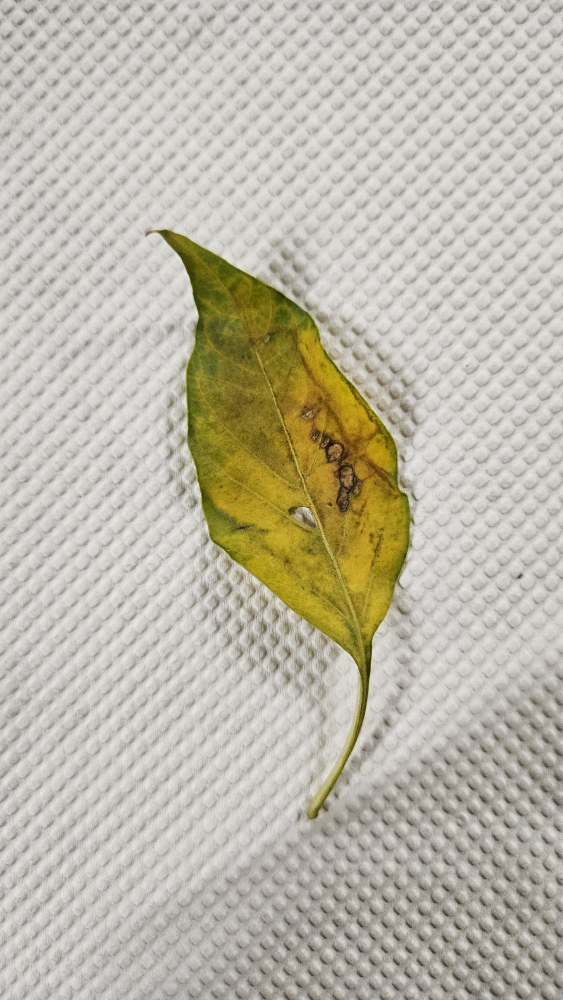
#> input picture DataSets/ChilliDataset/Chilli__BacterialSpots/20250204_194716.jpg, 2252 x 4000 px (shown at 1/4 size); its folder holds only this picture in this run
$ python -i cropImage.py   (imports and definitions only)
#> lines starting #> are read from the running program, lines starting #| are printed output that depends on the picture; after the words box and inside, x2 and y2 are one past the last pixel; in counts of white or black regions, pixels touching at a corner belong together
import cv2
import numpy as np
import os

def crop_and_resize_image(image_path, output_path, output_size=(256, 256)):
    # Load the image
#> called with output_path = 'out.png', output_size = (256, 256)
    image = cv2.imread(image_path)
#> image is the input picture: shape (4000, 2252, 3); mean B, G, R 170.2, 184.7, 189.1

    if image is None:
        print(f"Error: Unable to load image {image_path}")
        return

    # Convert to grayscale
    gray = cv2.cvtColor(image, cv2.COLOR_BGR2GRAY)
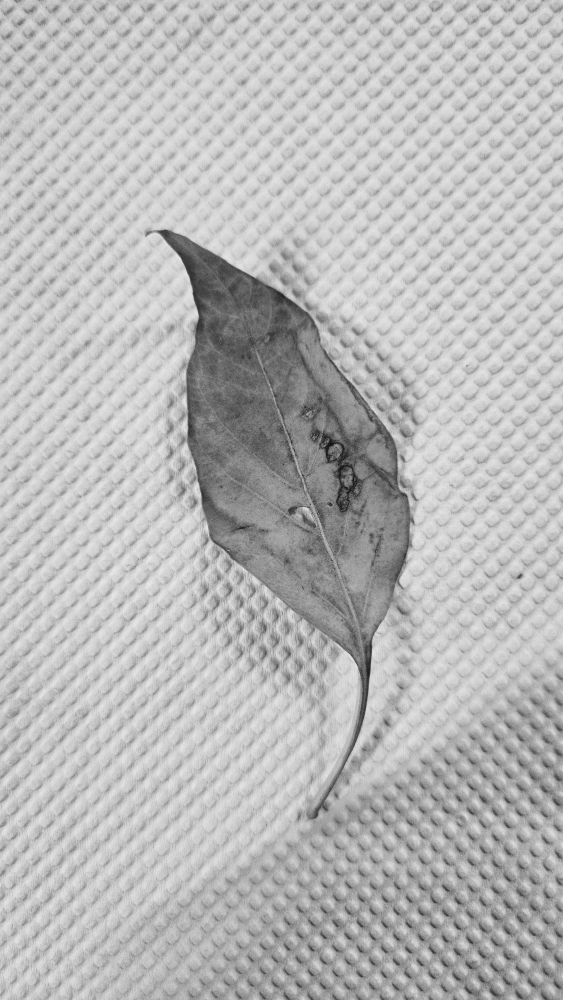
#> gray: shape (4000, 2252) (shown at 1/4 size); min 2, max 252, mean 184.3

    # Threshold the image to create a binary mask
    _, thresh = cv2.threshold(gray, 240, 255, cv2.THRESH_BINARY_INV)
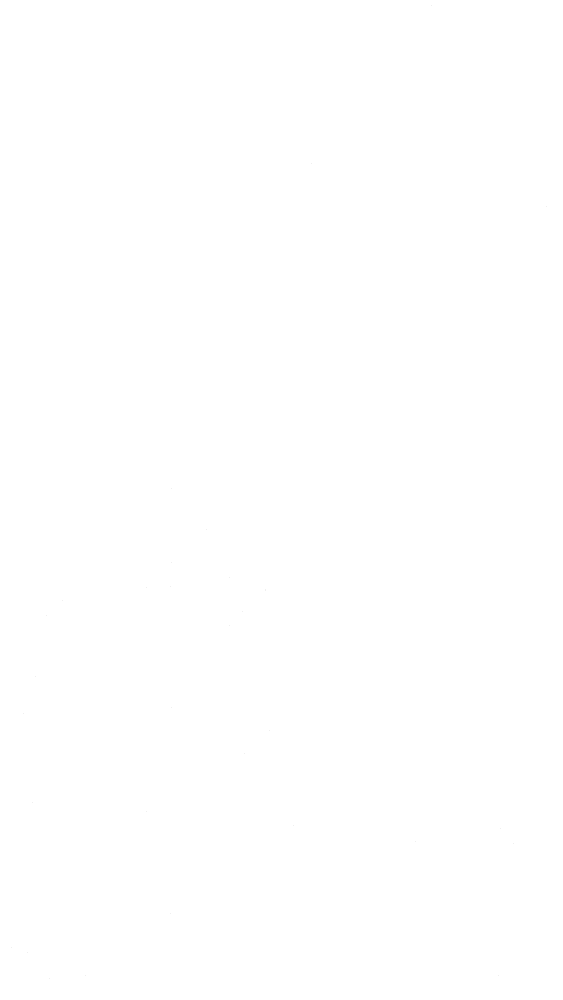
#> thresh: shape (4000, 2252) (shown at 1/4 size); 100% white; black in thin lines or dots

    # Find contours of the leaf
    contours, _ = cv2.findContours(thresh, cv2.RETR_EXTERNAL, cv2.CHAIN_APPROX_SIMPLE)
#> contours = [[[0, 0], [0, 3999], [2251, 3999], [2251, 0]]]

    if contours:
        # Get the bounding box of the largest contour (assuming it's the leaf)
        c = max(contours, key=cv2.contourArea)
#> c = [[0, 0], [0, 3999], [2251, 3999], [2251, 0]]
        x, y, w, h = cv2.boundingRect(c)
#> x = 0; y = 0; w = 2252; h = 4000

        print(f"Bounding box of leaf: x={x}, y={y}, w={w}, h={h}")
#| Bounding box of leaf: x=0, y=0, w=2252, h=4000

        # Crop the image to the bounding box
        cropped_image = image[y:y+h, x:x+w]

        # Calculate scaling ratio to fit the leaf into the 256x256 size
        crop_h, crop_w = cropped_image.shape[:2]
#> crop_h = 4000; crop_w = 2252
        scale = min(output_size[0] / crop_w, output_size[1] / crop_h)
#> scale = 0.064

        # Resize the cropped image while maintaining aspect ratio
        resized_image = cv2.resize(cropped_image, (int(crop_w * scale), int(crop_h * scale)))
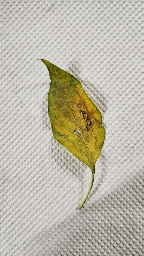
#> resized_image: shape (256, 144, 3); mean B, G, R 170.2, 184.6, 189

        # Create a blank canvas of the desired output size
        canvas = np.ones((output_size[1], output_size[0], 3), dtype=np.uint8) * 255  # White canvas

        # Calculate the center position to place the resized image
        start_x = (output_size[0] - resized_image.shape[1]) // 2
#> start_x = 56
        start_y = (output_size[1] - resized_image.shape[0]) // 2
#> start_y = 0

        # Place the resized image onto the canvas
        canvas[start_y:start_y + resized_image.shape[0], start_x:start_x + resized_image.shape[1]] = resized_image
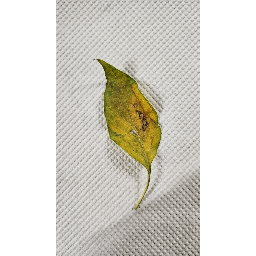
#> canvas: shape (256, 256, 3); mean B, G, R 207.3, 215.4, 217.9

        # Save the final image
        cv2.imwrite(output_path, canvas)

        print(f"Cropped and resized image saved to {output_path}")
    else:
        print(f"No leaf detected in the image: {image_path}")

# Recursively process all images in subfolders
def process_images_in_folders(input_folder, output_folder, output_size=(256, 256)):
    # Loop through the files and subfolders in the input folder
    for root, dirs, files in os.walk(input_folder):
        # Create corresponding output subfolders
        for dir_name in dirs:
            output_subfolder = os.path.join(output_folder, os.path.relpath(os.path.join(root, dir_name), input_folder))
            if not os.path.exists(output_subfolder):
                os.makedirs(output_subfolder)

        # Process image files in the current folder
        for file_name in files:
            if file_name.endswith(('.jpg', '.jpeg', '.png')):  # Add other image formats if necessary
                input_image_path = os.path.join(root, file_name)
                relative_path = os.path.relpath(input_image_path, input_folder)
                output_image_path = os.path.join(output_folder, relative_path)

                # Ensure the output directory exists
                output_dir = os.path.dirname(output_image_path)
                if not os.path.exists(output_dir):
                    os.makedirs(output_dir)

                # Crop, resize, and save the image
                crop_and_resize_image(input_image_path, output_image_path, output_size)

input_folder = r'D:\mehrs\VScode(projects)\miniProject\New folder\ChilliDataset'
output_folder = r'D:\mehrs\VScode(projects)\miniProject\New folder\ChilliDataSet1'

# Ensure output folder exists
# [7 lines not run here, left out]

>>> result = crop_and_resize_image('../DataSets/ChilliDataset/Chilli__BacterialSpots/20250204_194716.jpg', 'out.png')

$ run again, on DataSets/ChilliDataset/Chilli__BacterialSpots/20250204_194740.jpg
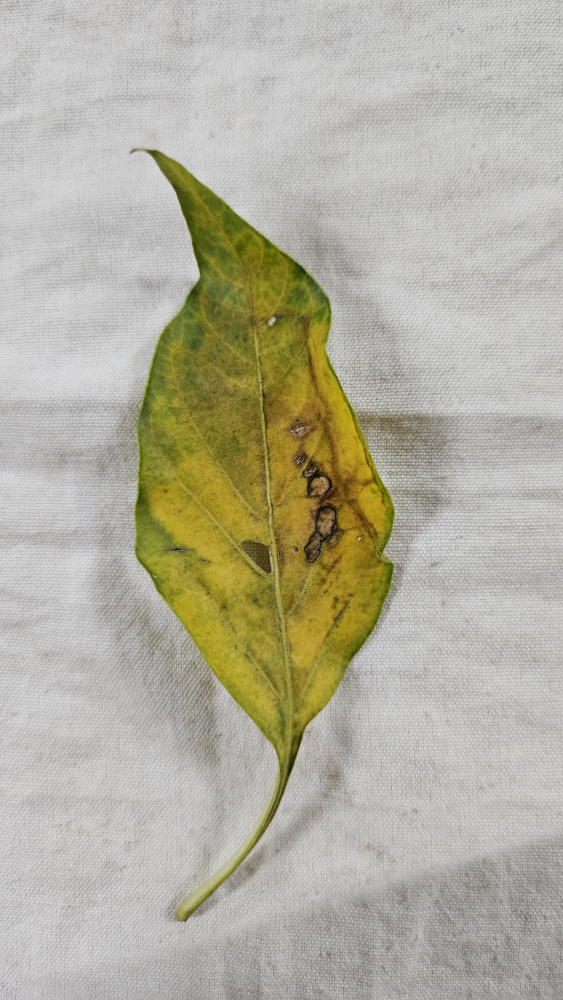
#> input picture DataSets/ChilliDataset/Chilli__BacterialSpots/20250204_194740.jpg, 2252 x 4000 px (shown at 1/4 size)
#> in crop_and_resize_image, image is the input picture: shape (4000, 2252, 3); mean B, G, R 159.3, 175.9, 178.6
#> in crop_and_resize_image, `gray = cv2.cvtColor(image, cv2.COLOR_BGR2GRAY)`:
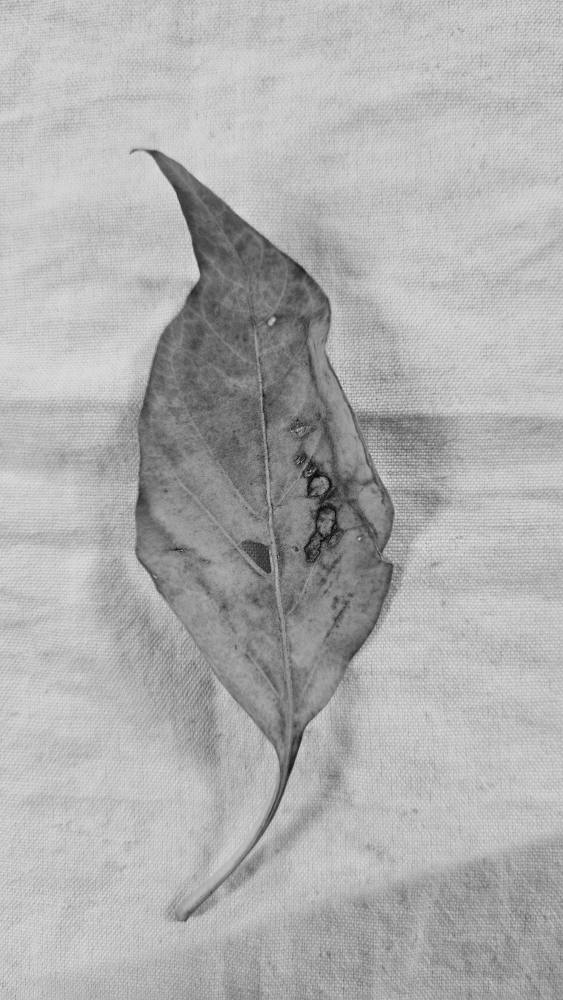
#> gray: shape (4000, 2252) (shown at 1/4 size); min 1, max 243, mean 174.9
#> thresh: shape (4000, 2252); 100% white; black in thin lines or dots, all inside (x1, y1, x2, y2) = (1206, 1710, 1207, 1711)
#> contours = [[[0, 0], [0, 3999], [2251, 3999], [2251, 0]]]
#> c = [[0, 0], [0, 3999], [2251, 3999], [2251, 0]]
#> x = 0; w = 2252; h = 4000
#| Bounding box of leaf: x=0, y=0, w=2252, h=4000
#> in crop_and_resize_image, `canvas[start_y:start_y + resized_image.shape[0], start_x:start_x + res..`:
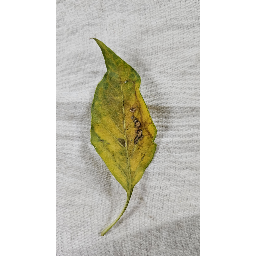
#> canvas: shape (256, 256, 3); mean B, G, R 201.1, 210.4, 212

$ run again, on DataSets/ChilliDataset/Chilli__BacterialSpots/20250204_194745.jpg
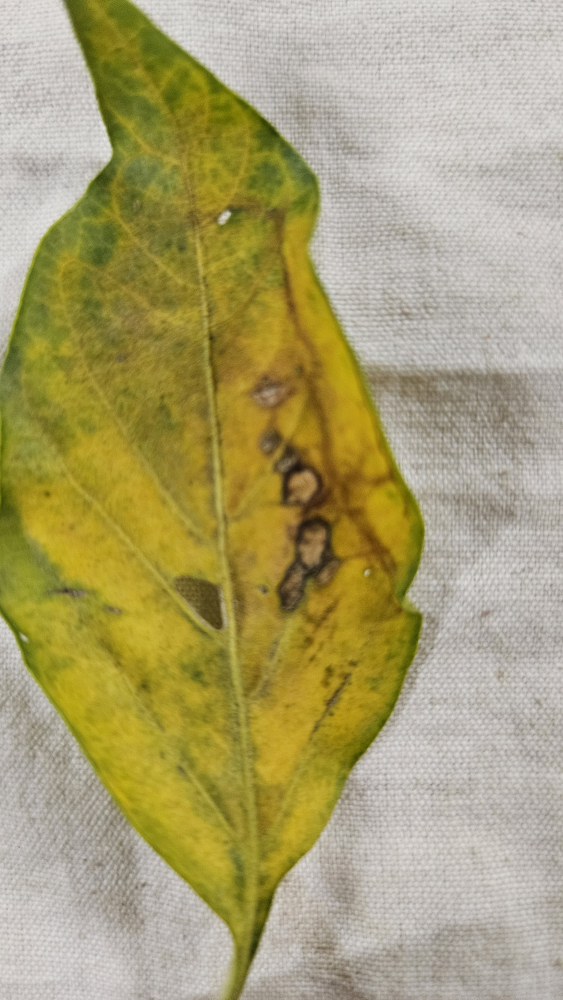
#> input picture DataSets/ChilliDataset/Chilli__BacterialSpots/20250204_194745.jpg, 2252 x 4000 px (shown at 1/4 size)
#> in crop_and_resize_image, image is the input picture: shape (4000, 2252, 3); mean B, G, R 112.8, 160.1, 169.3
#> in crop_and_resize_image, `gray = cv2.cvtColor(image, cv2.COLOR_BGR2GRAY)`:
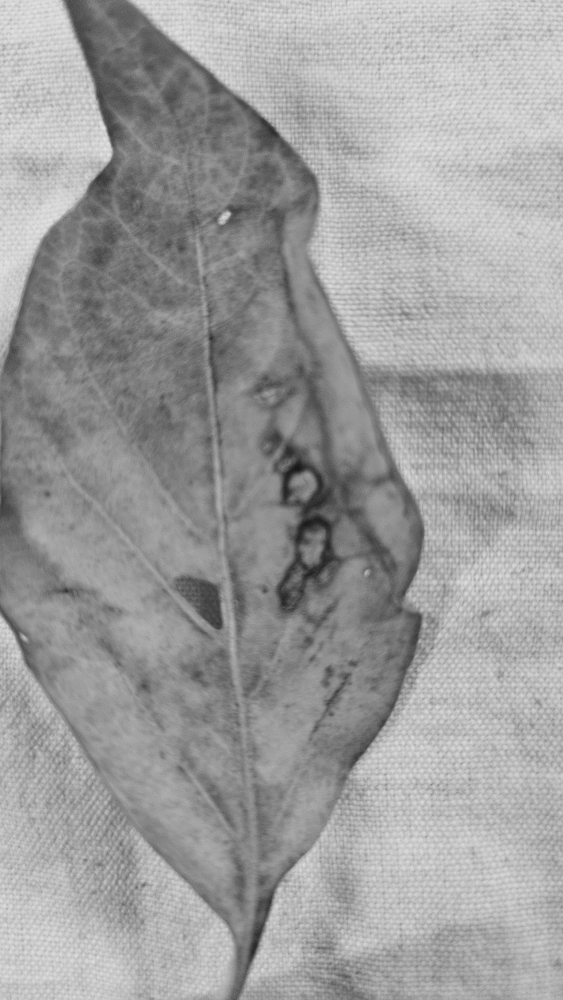
#> gray: shape (4000, 2252) (shown at 1/4 size); min 13, max 240, mean 157.4
#> thresh: shape (4000, 2252); every value is 255
#> contours = [[[0, 0], [0, 3999], [2251, 3999], [2251, 0]]]
#> c = [[0, 0], [0, 3999], [2251, 3999], [2251, 0]]
#> x = 0; w = 2252; h = 4000
#| Bounding box of leaf: x=0, y=0, w=2252, h=4000
#> in crop_and_resize_image, `canvas[start_y:start_y + resized_image.shape[0], start_x:start_x + res..`:
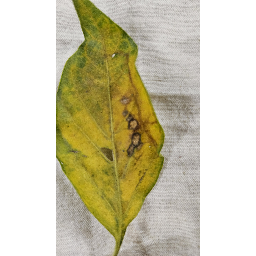
#> canvas: shape (256, 256, 3); mean B, G, R 174.9, 201.5, 206.7

$ run again, on DataSets/ChilliDataset/Chilli__BacterialSpots/20250204_194757.jpg
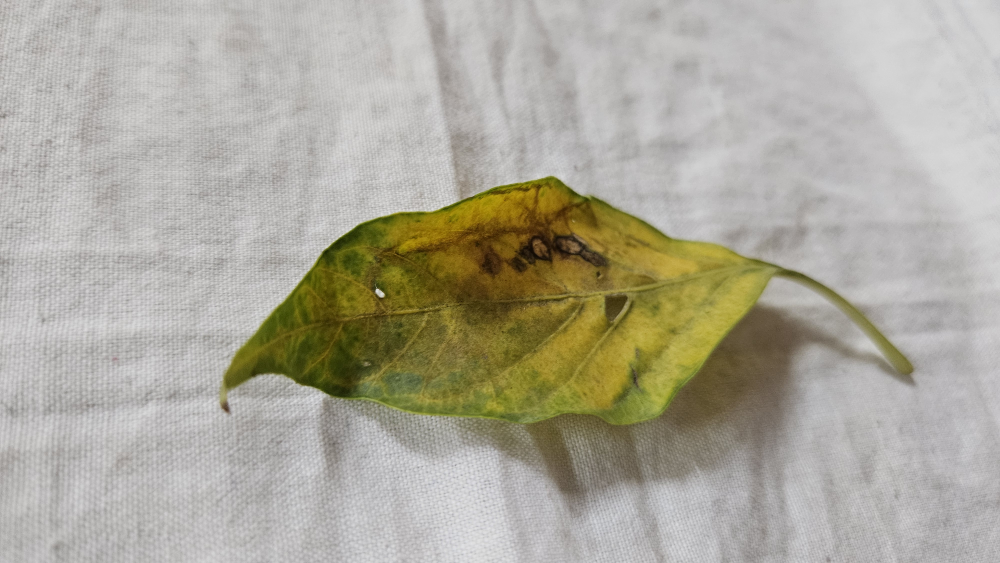
#> input picture DataSets/ChilliDataset/Chilli__BacterialSpots/20250204_194757.jpg, 4000 x 2252 px (shown at 1/4 size)
#> in crop_and_resize_image, image is the input picture: shape (2252, 4000, 3); mean B, G, R 155.9, 169.4, 172.8
#> in crop_and_resize_image, `gray = cv2.cvtColor(image, cv2.COLOR_BGR2GRAY)`:
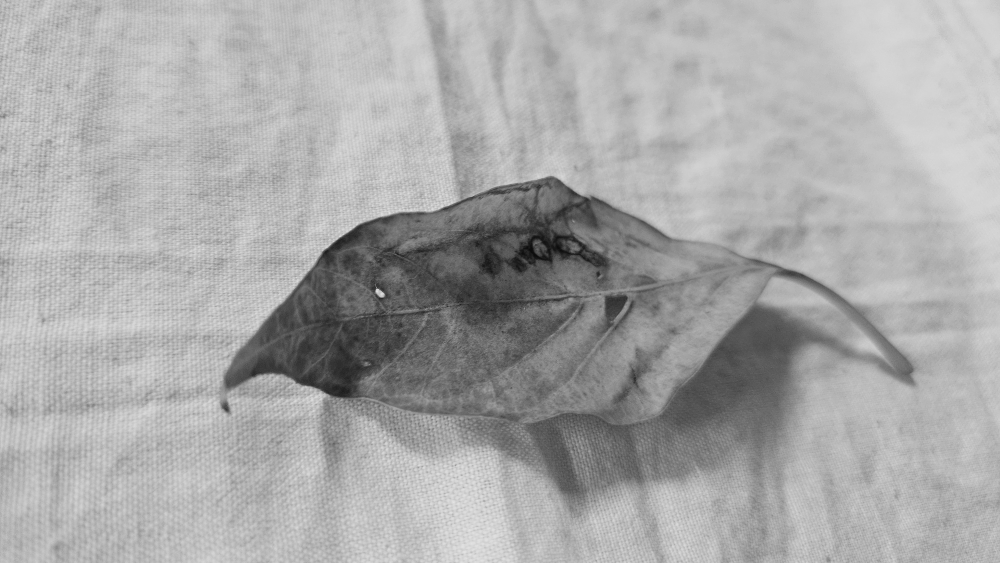
#> gray: shape (2252, 4000) (shown at 1/4 size); min 5, max 236, mean 168.9
#> thresh: shape (2252, 4000); every value is 255
#> contours = [[[0, 0], [0, 2251], [3999, 2251], [3999, 0]]]
#> c = [[0, 0], [0, 2251], [3999, 2251], [3999, 0]]
#> x = 0; w = 4000; h = 2252
#| Bounding box of leaf: x=0, y=0, w=4000, h=2252
#> in crop_and_resize_image, `canvas[start_y:start_y + resized_image.shape[0], start_x:start_x + res..`:
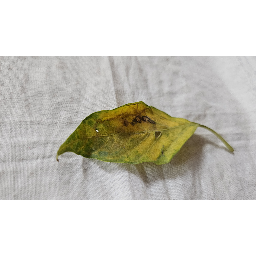
#> canvas: shape (256, 256, 3); mean B, G, R 199.2, 206.8, 208.7
